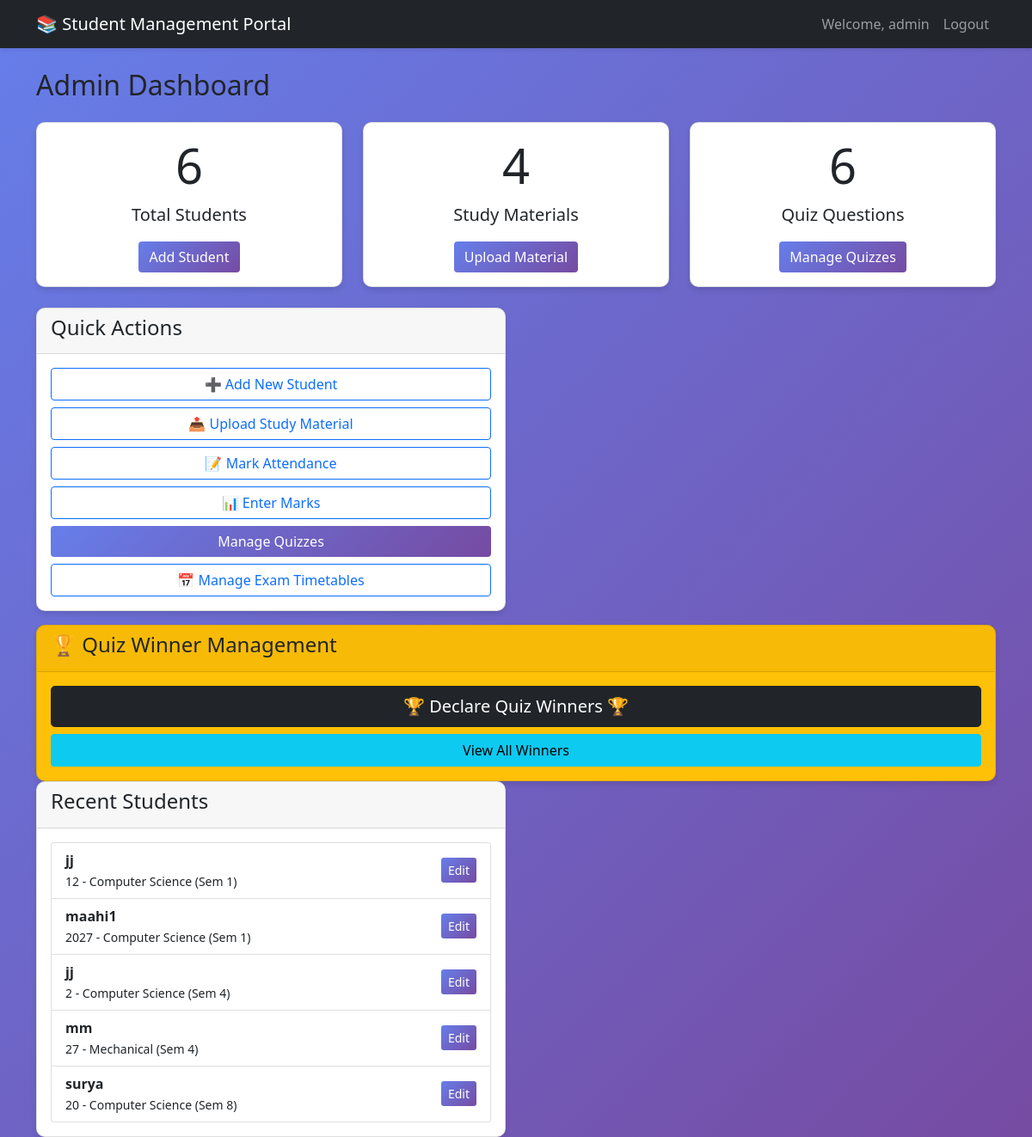
The page /admin/dashboard (signed in) on the database its author committed.
### tables this page shows
CREATE TABLE students (
            id INTEGER PRIMARY KEY AUTOINCREMENT,
            name TEXT NOT NULL,
            email TEXT UNIQUE NOT NULL,
            roll_number TEXT UNIQUE NOT NULL,
            course TEXT NOT NULL,
            semester INTEGER NOT NULL,
            created_at TIMESTAMP DEFAULT CURRENT_TIMESTAMP
        );

### app.py (the view)
@app.route('/admin/dashboard')
@login_required
@admin_required
def admin_dashboard():
    conn = get_db()
    total_students = conn.execute('SELECT COUNT(*) as count FROM students').fetchone()['count']
    total_materials = conn.execute('SELECT COUNT(*) as count FROM study_materials').fetchone()['count']
    total_quizzes = conn.execute('SELECT COUNT(*) as count FROM quiz_questions').fetchone()['count']
    recent_students = conn.execute('''
        SELECT * FROM students ORDER BY created_at DESC LIMIT 5
    ''').fetchall()
    conn.close()
    return render_template('admin_dashboard.html',
                         total_students=total_students,
                         total_materials=total_materials,
                         total_quizzes=total_quizzes,
                         recent_students=recent_students)

### app.py (called while the page is built)
def get_db():
    conn = sqlite3.connect('student_management.db')
    conn.row_factory = sqlite3.Row
    return conn

def login_required(f):
    @wraps(f)
    def decorated_function(*args, **kwargs):
        if 'user_id' not in session:
            flash('Please login first!', 'danger')
            return redirect(url_for('login'))
        return f(*args, **kwargs)
    return decorated_function

def admin_required(f):
    @wraps(f)
    def decorated_function(*args, **kwargs):
        if session.get('role') != 'admin':
            flash('Admin access required!', 'danger')
            return redirect(url_for('student_dashboard'))
        return f(*args, **kwargs)
    return decorated_function

### templates/admin_dashboard.html
{% extends "base.html" %}
{% block content %}
<h2 class="mb-4">Admin Dashboard</h2>
<div class="row mb-4">
    <div class="col-md-4">
        <div class="card text-center">
            <div class="card-body">
                <h1 class="display-4">{{ total_students }}</h1>
                <p class="lead">Total Students</p>
                <a href="{{ url_for('add_student') }}" class="btn btn-primary">Add Student</a>
            </div>
        </div>
    </div>
    <div class="col-md-4">
        <div class="card text-center">
            <div class="card-body">
                <h1 class="display-4">{{ total_materials }}</h1>
                <p class="lead">Study Materials</p>
                <a href="{{ url_for('upload_material') }}" class="btn btn-primary">Upload Material</a>
            </div>
        </div>
    </div>
    <div class="col-md-4">
        <div class="card text-center">
            <div class="card-body">
                <h1 class="display-4">{{ total_quizzes }}</h1>
                <p class="lead">Quiz Questions</p>
                <a href="{{ url_for('manage_quizzes') }}" class="btn btn-primary">Manage Quizzes</a>
            </div>
        </div>
    </div>
</div>
<div class="row">
    <div class="col-md-6">
        <div class="card">
            <div class="card-header">
                <h4>Quick Actions</h4>
            </div>
            <div class="card-body">
                <div class="d-grid gap-2">
                    <a href="{{ url_for('add_student') }}" class="btn btn-outline-primary">➕ Add New Student</a>
                    <a href="{{ url_for('upload_material') }}" class="btn btn-outline-primary">📤 Upload Study Material</a>
                    <a href="{{ url_for('mark_attendance') }}" class="btn btn-outline-primary">📝 Mark Attendance</a>
                    <a href="{{ url_for('enter_marks') }}" class="btn btn-outline-primary">📊 Enter Marks</a>
                    <a href="{{ url_for('manage_quizzes') }}" class="btn btn-primary">Manage Quizzes</a>
                    <a href="{{ url_for('manage_timetables') }}" class="btn btn-outline-primary">
                    📅 Manage Exam Timetables
                </a>
                </div>
            </div>
        </div>
    </div>
    <div class="col-md-12 mt-3">
    <div class="card bg-warning">
        <div class="card-header">
            <h4>🏆 Quiz Winner Management</h4>
        </div>
        <div class="card-body">
            <div class="d-grid gap-2">
                <a href="{{ url_for('admin_quiz_results') }}" class="btn btn-dark btn-lg">
                    🏆 Declare Quiz Winners 🏆
                </a>
                <a href="{{ url_for('view_winners') }}" class="btn btn-info">
                    View All Winners
                </a>
            </div>
        </div>
    </div>
</div>
    <div class="col-md-6">
        <div class="card">
            <div class="card-header">
                <h4>Recent Students</h4>
            </div>
            <div class="card-body">
                <div class="list-group">
                    {% for student in recent_students %}
                    <div class="list-group-item">
                        <div class="d-flex justify-content-between align-items-center">
                            <div>
                                <strong>{{ student.name }}</strong><br>
                                <small>{{ student.roll_number }} - {{ student.course }} (Sem {{ student.semester }})</small>
                            </div>
                            <a href="{{ url_for('edit_student', student_id=student.id) }}" class="btn btn-sm btn-primary">Edit</a>
                        </div>
                    </div>
                    {% endfor %}
                </div>
            </div>
        </div>
    </div>
</div>
{% endblock %}

### templates/base.html (style rules this page uses)
body { background: linear-gradient(135deg, #667eea 0%, #764ba2 100%); min-height: 100vh; }
.card { border-radius: 10px; box-shadow: 0 4px 6px rgba(0,0,0,.1); transition: transform 0.3s; }
.btn-primary { background: linear-gradient(135deg, #667eea 0%, #764ba2 100%); border: none; }

### rows shown on the page
students: name "jj", roll_number "12", course "Computer Science", semester "1"
students: name "maahi1", roll_number "2027", course "Computer Science", semester "1"
students: name "jj", roll_number "2", course "Computer Science", semester "4"
students: name "mm", roll_number "27", course "Mechanical", semester "4"
students: name "surya", roll_number "20", course "Computer Science", semester "8"

### other values the page prints
{{ session.username }} "admin"
{{ total_students }} "6"
{{ total_materials }} "4"
{{ total_quizzes }} "6"
